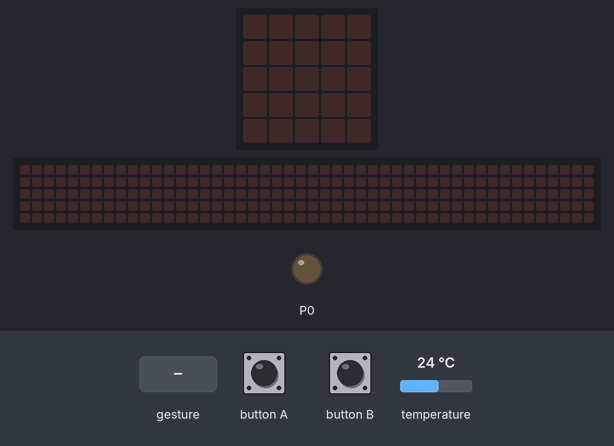
Bench run of a program on a simulated BBC micro:bit (MakeCode). Shown: the board's 5×5 LED display, a strip that is not on the board, showing the scrolling text unrolled, output pins drawn as LEDs (lit = HIGH). The inputs (shaded band) are chosen by the test bench; at power-on: temperature 24 °C. The 48×5 strip is a reading aid, not a part: it shows the text the display is scrolling, unrolled, one strip-width of it at a time.

Above: at 1.2 s.
1.3 s: sound turns loud
At 2.7 s:
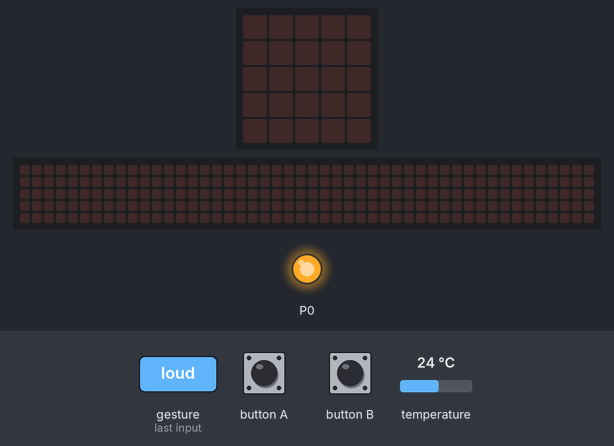
3.2 s: button A pressed for 0.15 s
At 5.9 s:
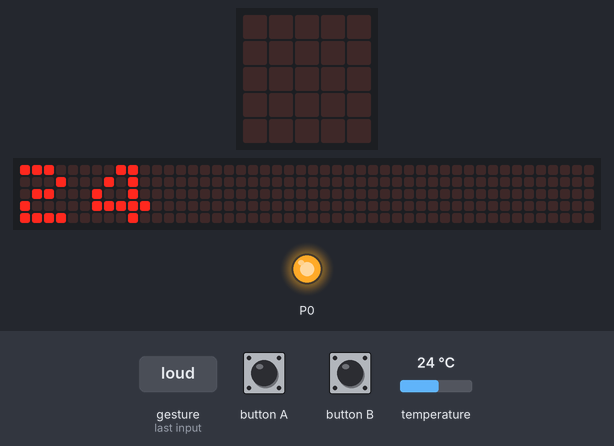
6.2 s: button B pressed for 0.15 s
At 6.9 s:
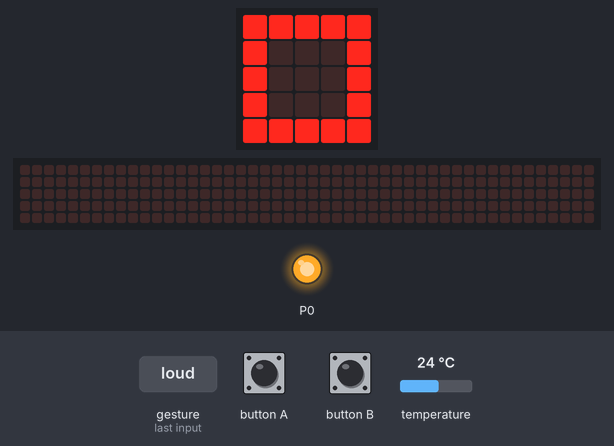
9.3 s: button A pressed for 0.15 s
At 9.52 s:
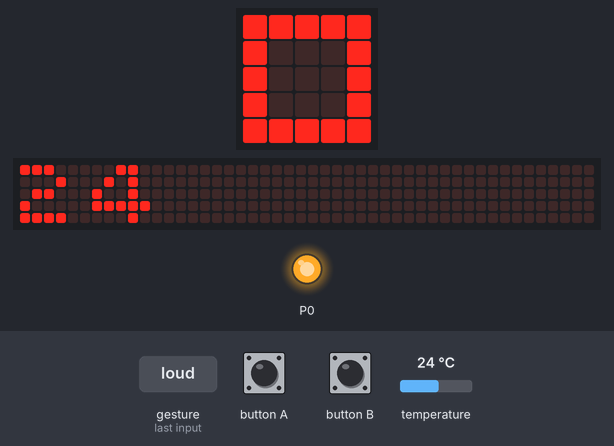
12.3 s: button A pressed for 0.15 s
At 12.62 s:
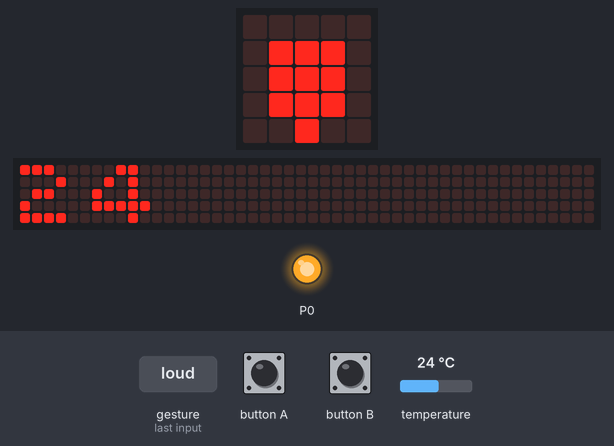
Timing chart, 0 to 15.3 s (numbered marks = the images above; inputs shaded):
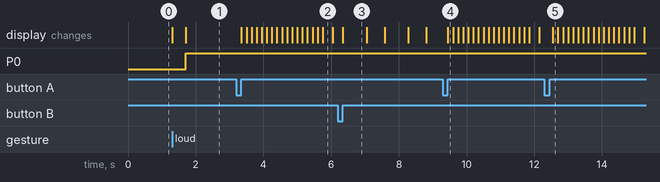

The program:

main.ts
```typescript
let luz = 0
input.onButtonPressed(Button.A, function () {
    basic.showNumber(input.temperature())
})
input.onSound(DetectedSound.Loud, function () {
    if (luz == 0) {
        luz = 1
        basic.showLeds(`
            # # # # #
            # # # # #
            # # # # #
            # # # # #
            # # # # #
            `)
        pins.digitalWritePin(DigitalPin.P0, 1)
    } else {
        luz = 0
    }
    basic.showLeds(`
        . . . . .
        . . . . .
        . . . . .
        . . . . .
        . . . . .
        `)
    pins.digitalWritePin(DigitalPin.P0, 1)
})
input.onButtonPressed(Button.B, function () {
    for (let index = 0; index < 3; index++) {
        basic.showIcon(IconNames.Square)
        basic.pause(100)
        basic.showLeds(`
            . . . . .
            . # # # .
            . # # # .
            . # # # .
            . . # . .
            `)
        basic.pause(130)
    }
})
```

test.ts
```typescript
// aquí va el archivo "tests"; esto no se compilará cuando este paquete se utilice como una extensión.
```

Measured:
- after the input at 1.3 s, P0: LOW → HIGH after 0.40 s; the display: first changes at once (image 1 shows a later state)
- after the input at 3.2 s, the display: changes after 0.15 s (image 2)
- after the input at 6.2 s, the display: changes after 0.15 s (image 3)
- after the input at 9.3 s, the display: changes after 0.15 s (image 4)
- after the input at 12.3 s, the display: changes after 0.25 s (image 5)
- what the display in image 3 shows lasts 0.7 s, from 6.4 s to 7.1 s
